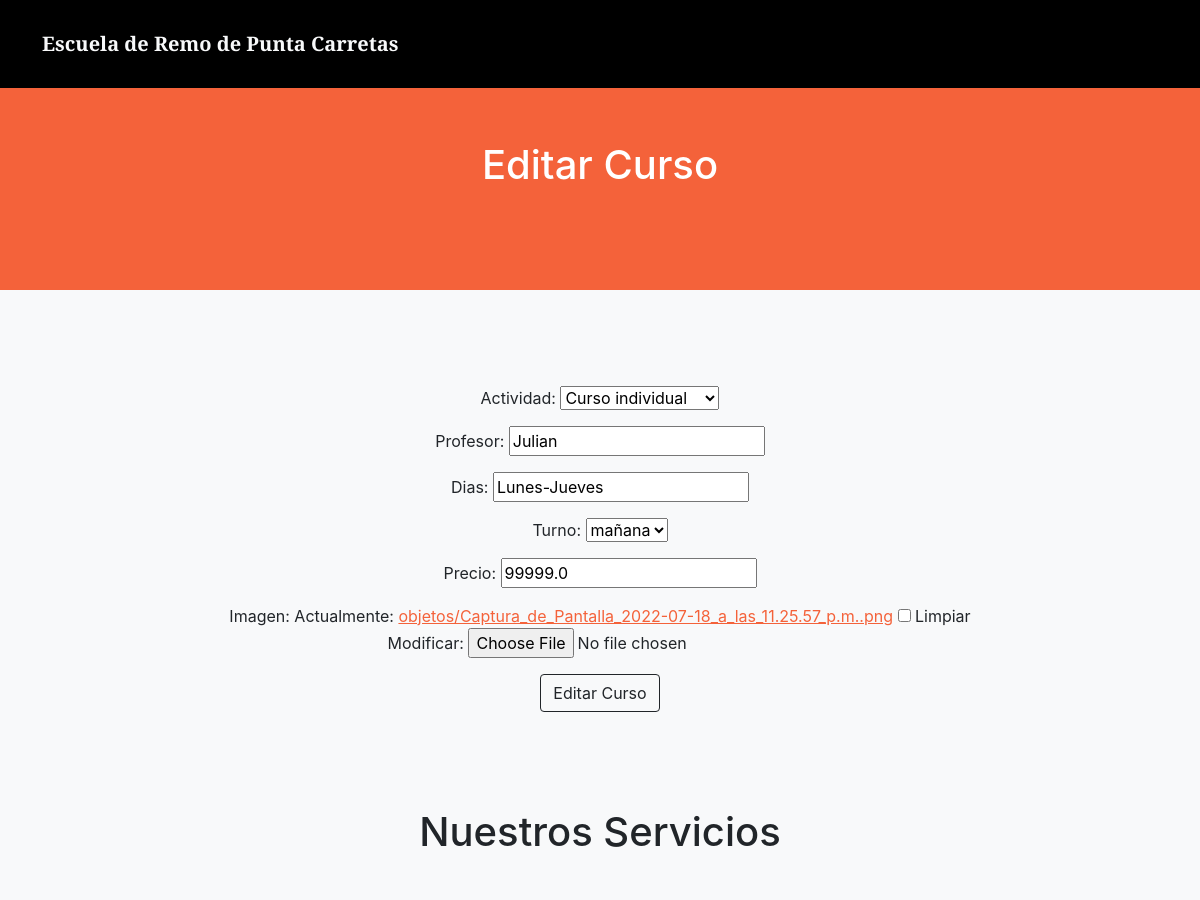
The app's page /editar_curso/1 (signed in, upper part), older data.
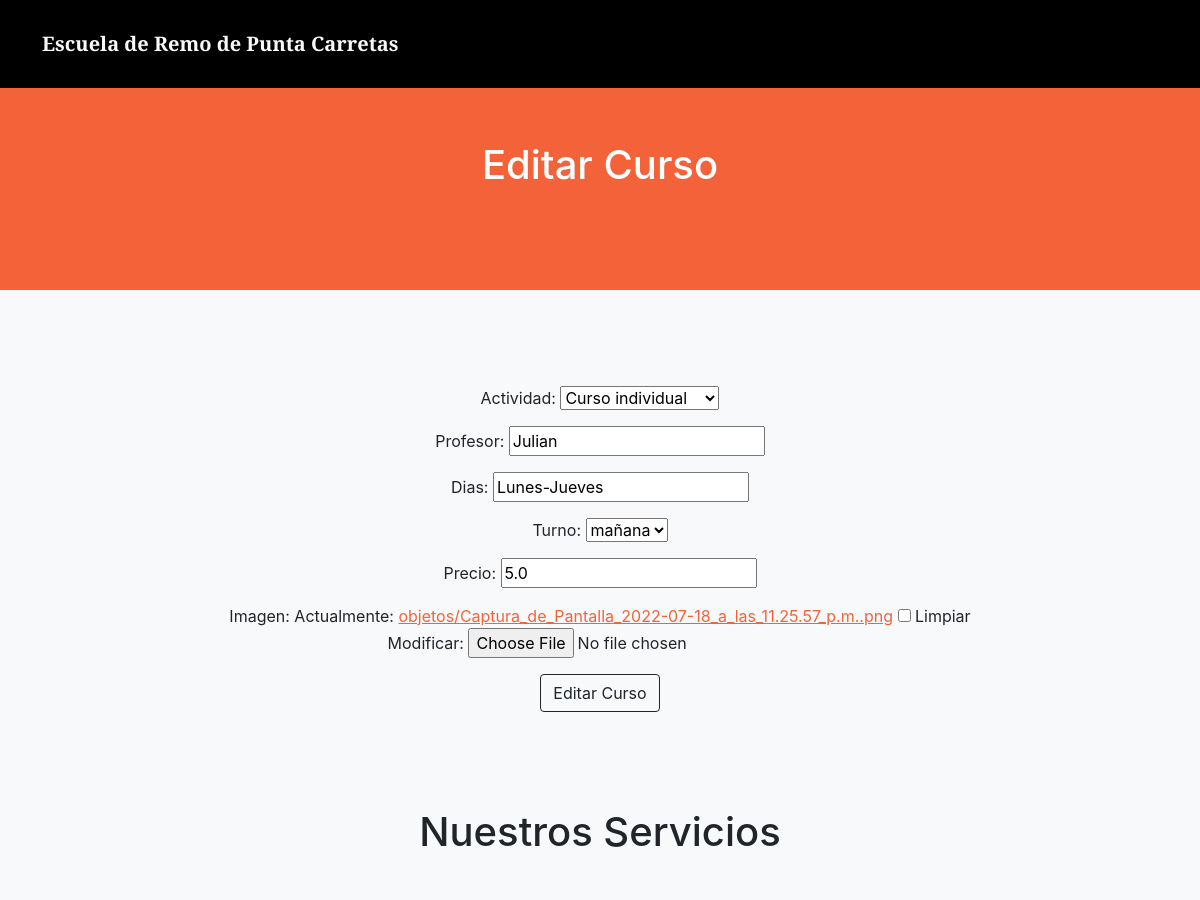
The same page, newer data.
### perfilesapp/models.py (models this page shows)
class TiendaActividad(models.Model):
    ACTIVIDAD=(
        ("Curso Individual", "Curso individual"),
        ("Curso para dos", "Curso para dos"),
        ("Curso para cuatro", "Curso para cuatro"),
        ("Salida en trainera", "Salida en trainera"),
    )
    actividad= models.CharField("Actividad", choices=ACTIVIDAD, max_length=30)
    profesor= models.CharField("NombreProfesor", max_length=30)
    dias= models.CharField("Dias", max_length=30)
    TURNOS=(
        ("mañana", "mañana"),
        ("tarde", "tarde"),
    )
    turno= models.CharField("Turno", choices=TURNOS, max_length=30)
    precio= models.FloatField("Precio $")
    imagen = models.ImageField("Imagen", upload_to="objetos/", null=True, blank = True) # despues de que todo tenga imagen puedo comentar , null=True, blank=True
    class Meta:
        verbose_name_plural = "Tienda de Actividades"

### perfilesapp/views.py (the view, shortened to what this page needs)
# urls.py: path('editar_curso/<curso_id>', editar_curso, name="editar_curso"),
@staff_member_required
def editar_curso(request, curso_id):
    cursos = TiendaActividad.objects.get(id=curso_id)
    formulario_vacio = CursoFormulario(initial={"actividad":cursos.actividad,
                                              "profesor":cursos.profesor,
                                              "dias": cursos.dias,
                                              "turno":cursos.turno,
                                              "precio":cursos.precio,
                                              "imagen": cursos.imagen})
    return render(request, "perfilesapp/editar_curso.html", {"form":formulario_vacio})

### perfilesapp/forms.py
class CursoFormulario(forms.Form):
    ACTIVIDADES=( ("Curso individual", "Curso individual"),
        ("Curso para dos", "Curso para dos"),
        ("Curso para cuatro", "Curso para cuatro"),
        ("Salida en trainera", "Salida en trainera"),
    )
    TURNOS=(
        ("mañana", "mañana"),
        ("tarde", "tarde"),
    )
    actividad = forms.CharField( label="Actividad", widget=forms.Select(choices=ACTIVIDADES))
    profesor = forms.CharField(max_length=30, label="Profesor")
    dias = forms.CharField( label= "Dias")
    turno = forms.CharField(label= "Turno", widget=forms.Select(choices=TURNOS))
    precio = forms.IntegerField(label= "Precio")
    imagen = forms.ImageField(label= "Imagen", required=False) ##################
    class Meta():
        model = TiendaActividad
        fields = ['actividad', 'profesor', 'dias', 'turno', 'precio', 'imagen']

### perfilesapp/templates/perfilesapp/editar_curso.html (shortened to what this page needs)
{% extends 'perfilesapp/base.html' %}
{% load static %}
{% block about %}
<div>
    <p class="justify-content-center">
        <br>
        <br>
        <h1 style="color:white" >
            Editar Curso
        </h1>
        <br>
        <br>
    </p>
</div>
{% endblock %}
{% block servicios %}
<div style="text-align:center">
    <section class="bg-light py-5">
        <form action="" method="post" enctype="multipart/form-data">
            {{form.as_p}}
            <a href="{% url 'cursos' %}"><button class="btn btn-outline-dark">Editar Curso</button></a>
        </form>
    </section>
</div>
{% endblock %}

Row changes from the older to the newer data that the page shows:
changed TiendaActividad "Curso individual": precio "99999.0" → "5.0"
